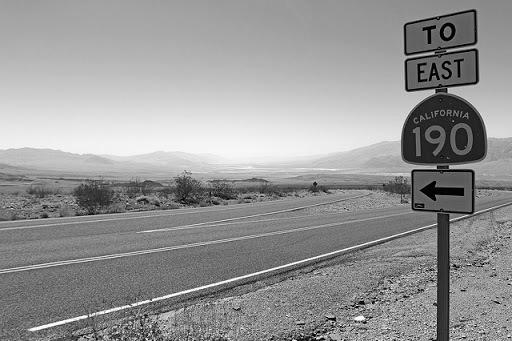
#> input picture road_sign_gray.jpg, 512 x 341 px
$ python k-means.py
#> lines starting #> are read from the running program, lines starting #| are printed output that depends on the picture; after the words box and inside, x2 and y2 are one past the last pixel; in counts of white or black regions, pixels touching at a corner belong together
#sklearn 라이브러리를 이용하여 step3의 박스를 완성하라. step1,2,4박스는 제시된 코드를 이용, 다른 방법으로 구현도 가능

import numpy as np
import skimage.io as io
from matplotlib import pyplot as plt
from sklearn import cluster
import time

# step 1
file = './road_sign_gray.jpg'
img = io.imread(file)
#> img is the input picture: shape (341, 512); min 0, max 255, mean 149.5
io.imshow(img)
plt.show()

# step 2
im = np.array(img)
x = im.reshape(-1,im.size).T

# step 3
k = 2   # k = 2, 3, 4, 5, 6, 7, 8, 9, 10 ...

model = cluster.KMeans(n_clusters=k)
model.fit(x)
labels = model.predict(x)

# step 4
kimg= labels.reshape(im.shape[0], im.shape[1])
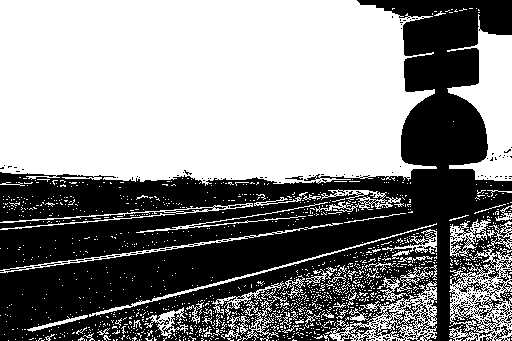
#> kimg: shape (341, 512) int32; values 0 (black) and 1 (white), 54.1% white; 231 black regions (224 under 20 px), largest, box (x1, y1, x2, y2) and area: (0, 0, 512, 341) 79398, (494, 325, 512, 341) 101, (500, 304, 512, 316) 49
io.imshow(kimg,cmap="gray")
plt.show()
